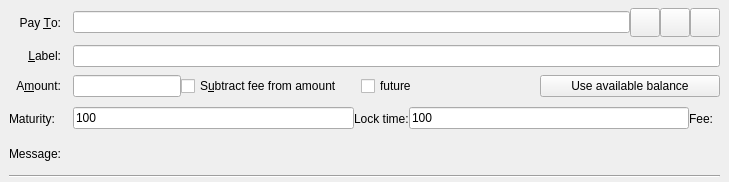
<?xml version="1.0" encoding="UTF-8"?>
<ui version="4.0">
 <class>SendCoinsEntry</class>
 <widget class="QStackedWidget" name="SendCoinsEntry">
  <property name="geometry">
   <rect>
    <x>0</x>
    <y>0</y>
    <width>729</width>
    <height>182</height>
   </rect>
  </property>
  <property name="focusPolicy">
   <enum>Qt::TabFocus</enum>
  </property>
  <property name="autoFillBackground">
   <bool>false</bool>
  </property>
  <widget class="QFrame" name="SendCoins">
   <property name="toolTip">
    <string>This is a normal payment.</string>
   </property>
   <property name="frameShape">
    <enum>QFrame::NoFrame</enum>
   </property>
   <layout class="QGridLayout" name="gridLayout">
    <property name="topMargin">
     <number>8</number>
    </property>
    <property name="bottomMargin">
     <number>4</number>
    </property>
    <property name="horizontalSpacing">
     <number>12</number>
    </property>
    <property name="verticalSpacing">
     <number>8</number>
    </property>
    <item row="1" column="1">
     <widget class="QLineEdit" name="addAsLabel">
      <property name="toolTip">
       <string>Enter a label for this address to add it to the list of used addresses</string>
      </property>
     </widget>
    </item>
    <item row="4" column="0">
     <widget class="QLabel" name="messageLabel">
      <property name="text">
       <string>Message:</string>
      </property>
      <property name="alignment">
       <set>Qt::AlignRight|Qt::AlignTrailing|Qt::AlignVCenter</set>
      </property>
     </widget>
    </item>
    <item row="6" column="0" colspan="2">
     <widget class="Line" name="line">
      <property name="orientation">
       <enum>Qt::Horizontal</enum>
      </property>
     </widget>
    </item>
    <item row="4" column="1">
     <widget class="QLabel" name="messageTextLabel">
      <property name="toolTip">
       <string>A message that was attached to the mecuai: URI which will be stored with the transaction for your reference. Note: This message will not be sent over the MecuAI network.</string>
      </property>
      <property name="textFormat">
       <enum>Qt::PlainText</enum>
      </property>
     </widget>
    </item>
    <item row="0" column="1">
     <layout class="QHBoxLayout" name="payToLayout">
      <property name="spacing">
       <number>0</number>
      </property>
      <item>
       <widget class="QValidatedLineEdit" name="payTo">
        <property name="toolTip">
         <string>The MecuAI address to send the payment to</string>
        </property>
       </widget>
      </item>
      <item>
       <widget class="QToolButton" name="addressBookButton">
        <property name="toolTip">
         <string>Choose previously used address</string>
        </property>
        <property name="text">
         <string/>
        </property>
        <property name="iconSize">
         <size>
          <width>22</width>
          <height>22</height>
         </size>
        </property>
        <property name="shortcut">
         <string>Alt+A</string>
        </property>
       </widget>
      </item>
      <item>
       <widget class="QToolButton" name="pasteButton">
        <property name="toolTip">
         <string>Paste address from clipboard</string>
        </property>
        <property name="text">
         <string/>
        </property>
        <property name="iconSize">
         <size>
          <width>22</width>
          <height>22</height>
         </size>
        </property>
        <property name="shortcut">
         <string>Alt+P</string>
        </property>
       </widget>
      </item>
      <item>
       <widget class="QToolButton" name="deleteButton">
        <property name="toolTip">
         <string>Remove this entry</string>
        </property>
        <property name="text">
         <string/>
        </property>
        <property name="iconSize">
         <size>
          <width>22</width>
          <height>22</height>
         </size>
        </property>
       </widget>
      </item>
     </layout>
    </item>
    <item row="0" column="0">
     <widget class="QLabel" name="payToLabel">
      <property name="text">
       <string>Pay &amp;To:</string>
      </property>
      <property name="alignment">
       <set>Qt::AlignRight|Qt::AlignTrailing|Qt::AlignVCenter</set>
      </property>
      <property name="buddy">
       <cstring>payTo</cstring>
      </property>
     </widget>
    </item>
    <item row="2" column="1">
     <layout class="QHBoxLayout" name="horizontalLayoutAmount" stretch="0,0,0,0">
      <item>
       <widget class="BitcoinAmountField" name="payAmount">
        <property name="sizePolicy">
         <sizepolicy hsizetype="Maximum" vsizetype="Fixed">
          <horstretch>0</horstretch>
          <verstretch>0</verstretch>
         </sizepolicy>
        </property>
       </widget>
      </item>
      <item>
       <widget class="QCheckBox" name="checkboxSubtractFeeFromAmount">
        <property name="toolTip">
         <string>The fee will be deducted from the amount being sent. The recipient will receive a lower amount of MecuAI than you enter in the amount field. If multiple recipients are selected, the fee is split equally.</string>
        </property>
        <property name="text">
         <string>S&amp;ubtract fee from amount</string>
        </property>
       </widget>
      </item>
      <item>
       <widget class="QCheckBox" name="futureCb">
        <property name="toolTip">
         <string>Enable/Disable future transaction</string>
        </property>
        <property name="text">
         <string>future</string>
        </property>
       </widget>
      </item>
      <item>
       <widget class="QPushButton" name="useAvailableBalanceButton">
        <property name="text">
         <string>Use available balance</string>
        </property>
       </widget>
      </item>
     </layout>
    </item>
    <item row="1" column="0">
     <widget class="QLabel" name="labellLabel">
      <property name="text">
       <string>&amp;Label:</string>
      </property>
      <property name="alignment">
       <set>Qt::AlignRight|Qt::AlignTrailing|Qt::AlignVCenter</set>
      </property>
      <property name="buddy">
       <cstring>addAsLabel</cstring>
      </property>
     </widget>
    </item>
    <item row="3" column="0">
     <widget class="QLabel" name="maturityLb">
      <property name="text">
       <string>Maturity:</string>
      </property>
     </widget>
    </item>
    <item row="2" column="0">
     <widget class="QLabel" name="amountLabel">
      <property name="text">
       <string>A&amp;mount:</string>
      </property>
      <property name="alignment">
       <set>Qt::AlignRight|Qt::AlignTrailing|Qt::AlignVCenter</set>
      </property>
      <property name="buddy">
       <cstring>payAmount</cstring>
      </property>
     </widget>
    </item>
    <item row="3" column="1">
     <layout class="QHBoxLayout" name="futureHorizontalLayout">
      <item>
       <widget class="QLineEdit" name="maturity">
        <property name="toolTip">
         <string>Number of block confirmations for this output to be spendable if happen before timelock</string>
        </property>
        <property name="text">
         <string notr="true">100</string>
        </property>
       </widget>
      </item>
      <item>
       <widget class="QLabel" name="locktimeLb">
        <property name="text">
         <string>Lock time:</string>
        </property>
       </widget>
      </item>
      <item>
       <widget class="QLineEdit" name="locktime">
        <property name="toolTip">
         <string>Time in seconds for this output to be spendable if happen before maturity</string>
        </property>
        <property name="text">
         <string notr="true">100</string>
        </property>
       </widget>
      </item>
      <item>
       <widget class="QLabel" name="feeLb">
        <property name="text">
         <string>Fee:</string>
        </property>
       </widget>
      </item>
      <item>
       <widget class="QLabel" name="feeDisplay">
        <property name="text">
         <string/>
        </property>
       </widget>
      </item>
     </layout>
    </item>
   </layout>
  </widget>
  <widget class="QFrame" name="SendCoins_UnauthenticatedPaymentRequest">
   <property name="palette">
    <palette>
     <active/>
     <inactive/>
     <disabled/>
    </palette>
   </property>
   <property name="toolTip">
    <string>This is an unauthenticated payment request.</string>
   </property>
   <property name="autoFillBackground">
    <bool>true</bool>
   </property>
   <property name="frameShape">
    <enum>QFrame::NoFrame</enum>
   </property>
   <layout class="QGridLayout" name="gridLayout_is">
    <property name="spacing">
     <number>12</number>
    </property>
    <item row="0" column="0">
     <widget class="QLabel" name="payToLabel_is">
      <property name="text">
       <string>Pay To:</string>
      </property>
      <property name="alignment">
       <set>Qt::AlignRight|Qt::AlignTrailing|Qt::AlignVCenter</set>
      </property>
     </widget>
    </item>
    <item row="0" column="1">
     <layout class="QHBoxLayout" name="payToLayout_is">
      <property name="spacing">
       <number>0</number>
      </property>
      <item>
       <widget class="QLabel" name="payTo_is"/>
      </item>
      <item>
       <widget class="QToolButton" name="deleteButton_is">
        <property name="toolTip">
         <string>Remove this entry</string>
        </property>
        <property name="text">
         <string/>
        </property>
       </widget>
      </item>
     </layout>
    </item>
    <item row="1" column="0">
     <widget class="QLabel" name="memoLabel_is">
      <property name="text">
       <string>Memo:</string>
      </property>
      <property name="alignment">
       <set>Qt::AlignRight|Qt::AlignTrailing|Qt::AlignVCenter</set>
      </property>
     </widget>
    </item>
    <item row="1" column="1">
     <widget class="QLabel" name="memoTextLabel_is">
      <property name="textFormat">
       <enum>Qt::PlainText</enum>
      </property>
     </widget>
    </item>
    <item row="2" column="0">
     <widget class="QLabel" name="amountLabel_is">
      <property name="text">
       <string>A&amp;mount:</string>
      </property>
      <property name="alignment">
       <set>Qt::AlignRight|Qt::AlignTrailing|Qt::AlignVCenter</set>
      </property>
      <property name="buddy">
       <cstring>payAmount_is</cstring>
      </property>
     </widget>
    </item>
    <item row="2" column="1">
     <widget class="BitcoinAmountField" name="payAmount_is">
      <property name="acceptDrops">
       <bool>false</bool>
      </property>
     </widget>
    </item>
   </layout>
  </widget>
  <widget class="QFrame" name="SendCoins_AuthenticatedPaymentRequest">
   <property name="palette">
    <palette>
     <active/>
     <inactive/>
     <disabled/>
    </palette>
   </property>
   <property name="toolTip">
    <string>This is an authenticated payment request.</string>
   </property>
   <property name="autoFillBackground">
    <bool>true</bool>
   </property>
   <property name="frameShape">
    <enum>QFrame::NoFrame</enum>
   </property>
   <layout class="QGridLayout" name="gridLayout_s">
    <property name="spacing">
     <number>12</number>
    </property>
    <item row="0" column="0">
     <widget class="QLabel" name="payToLabel_s">
      <property name="text">
       <string>Pay To:</string>
      </property>
      <property name="alignment">
       <set>Qt::AlignRight|Qt::AlignTrailing|Qt::AlignVCenter</set>
      </property>
     </widget>
    </item>
    <item row="0" column="1">
     <layout class="QHBoxLayout" name="payToLayout_s">
      <property name="spacing">
       <number>0</number>
      </property>
      <item>
       <widget class="QLabel" name="payTo_s">
        <property name="textFormat">
         <enum>Qt::PlainText</enum>
        </property>
       </widget>
      </item>
      <item>
       <widget class="QToolButton" name="deleteButton_s">
        <property name="toolTip">
         <string>Remove this entry</string>
        </property>
        <property name="text">
         <string/>
        </property>
       </widget>
      </item>
     </layout>
    </item>
    <item row="1" column="0">
     <widget class="QLabel" name="memoLabel_s">
      <property name="text">
       <string>Memo:</string>
      </property>
      <property name="alignment">
       <set>Qt::AlignRight|Qt::AlignTrailing|Qt::AlignVCenter</set>
      </property>
     </widget>
    </item>
    <item row="1" column="1">
     <widget class="QLabel" name="memoTextLabel_s">
      <property name="textFormat">
       <enum>Qt::PlainText</enum>
      </property>
     </widget>
    </item>
    <item row="2" column="0">
     <widget class="QLabel" name="amountLabel_s">
      <property name="text">
       <string>A&amp;mount:</string>
      </property>
      <property name="alignment">
       <set>Qt::AlignRight|Qt::AlignTrailing|Qt::AlignVCenter</set>
      </property>
      <property name="buddy">
       <cstring>payAmount_s</cstring>
      </property>
     </widget>
    </item>
    <item row="2" column="1">
     <widget class="BitcoinAmountField" name="payAmount_s">
      <property name="acceptDrops">
       <bool>false</bool>
      </property>
     </widget>
    </item>
   </layout>
  </widget>
 </widget>
 <customwidgets>
  <customwidget>
   <class>QValidatedLineEdit</class>
   <extends>QLineEdit</extends>
   <header>qt/qvalidatedlineedit.h</header>
  </customwidget>
  <customwidget>
   <class>BitcoinAmountField</class>
   <extends>QLineEdit</extends>
   <header>qt/bitcoinamountfield.h</header>
   <container>1</container>
  </customwidget>
 </customwidgets>
 <tabstops>
  <tabstop>payTo</tabstop>
  <tabstop>addressBookButton</tabstop>
  <tabstop>pasteButton</tabstop>
  <tabstop>deleteButton</tabstop>
  <tabstop>addAsLabel</tabstop>
  <tabstop>payAmount</tabstop>
  <tabstop>payAmount_is</tabstop>
  <tabstop>deleteButton_is</tabstop>
  <tabstop>payAmount_s</tabstop>
  <tabstop>deleteButton_s</tabstop>
 </tabstops>
 <resources>
  <include location="../mecuai.qrc"/>
 </resources>
 <connections/>
</ui>
